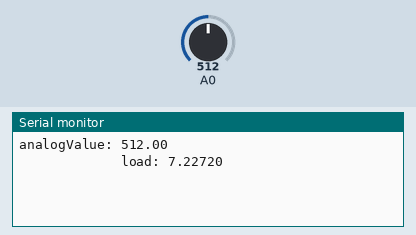
Bench run of a sketch on a simulated Arduino Uno, built with avr-gcc and run on an emulated ATmega328P. Shown: the last lines printed to the serial monitor. Inputs (shaded band) come from the test bench; at power-on: A0 = 512.

Above: at 1.2 s.
1.3 s: A0 set to 716
At 2.5 s:
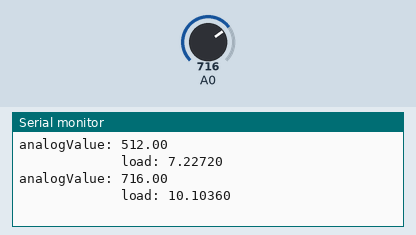
2.8 s: A0 set to 900
At 3.8 s:
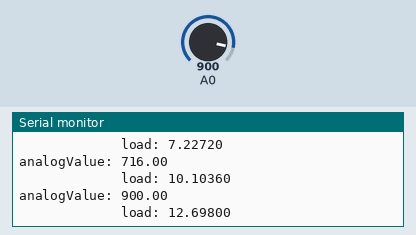
Timing chart, 0 to 5.8 s (numbered marks = the images above; inputs shaded):
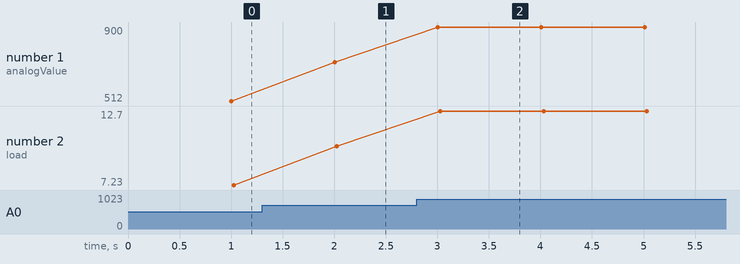

The sketch:

Tedea_loadcell.ino
```cpp
// Load cells are linear. So once you have established two data pairs, you can interpolate the rest.

// Step 1: Upload this sketch to your arduino board

// You need two loads of well know weight. In this example A = 10 kg. B = 30 kg
// Put on load A
// read the analog value showing (this is analogvalA)
// put on load B
// read the analog value B

// Enter you own analog values here
float loadA = 2.828; // kg
int analogvalA = 200; // analog reading taken with load A on the load cell

float loadB = 4.661; // kg
int analogvalB = 330; // analog reading taken with load B on the load cell

// Upload the sketch again, and confirm, that the kilo-reading from the serial output now is correct, using your known loads

float analogValueAverage = 0;

// How often do we do readings?
long time = 0; //
int timeBetweenReadings = 1000; // We want a reading every 200 ms;

void setup() {
  Serial.begin(9600);
  // scanf.set_scale();
  // scanf.tare();
}

float g=0;

void loop() {
  int analogValue = analogRead(0);


// float g = get_units(10);
// float s = loadA/g;
// scale.set_scale(s);

  // running average - We smooth the readings a little bit
  // analogValueAverage = 0.99*analogValueAverage + 0.01*analogValue;
 analogValueAverage = analogValue;
  // Is it time to print?
  if(millis() > time + timeBetweenReadings){
    float load = analogToLoad(analogValueAverage);

    Serial.print("analogValue: ");Serial.println(analogValueAverage);
    Serial.print("             load: ");Serial.println(load,5);
    time = millis();
  }
}

float analogToLoad(float analogval){

  // using a custom map-function, because the standard arduino map function only uses int
  float load = mapfloat(analogval, analogvalA, analogvalB, loadA, loadB);
  return load;
}

float mapfloat(float x, float in_min, float in_max, float out_min, float out_max)
{
  return (x - in_min) * (out_max - out_min) / (in_max - in_min) + out_min;
}
```

Measured:
- after the input at 1.3 s, the serial monitor: prints a new line after 0.70 s (image 1)
- after the input at 2.8 s, the serial monitor: prints a new line after 0.21 s (image 2)
- plotted number 1: 512 → 716 after the input at 1.3 s, 716 → 900 after the input at 2.8 s
- plotted number 2: 7.23 → 10.1 after the input at 1.3 s, 10.1 → 12.7 after the input at 2.8 s
